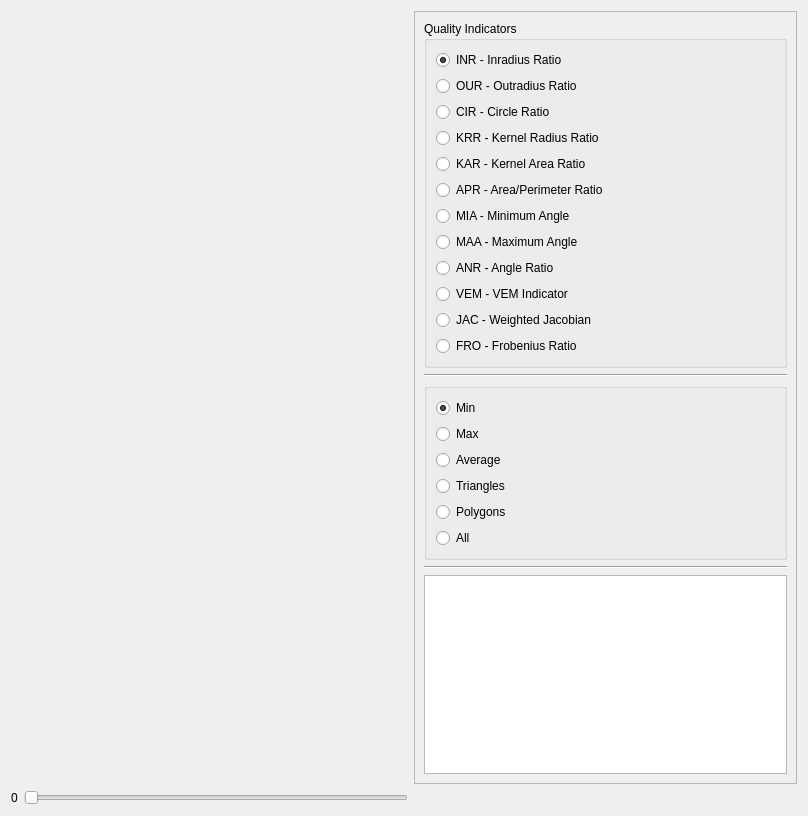
<?xml version="1.0" encoding="UTF-8"?>
<ui version="4.0">
 <class>MeshMetricsGraphicWidget</class>
 <widget class="QWidget" name="MeshMetricsGraphicWidget">
  <property name="geometry">
   <rect>
    <x>0</x>
    <y>0</y>
    <width>808</width>
    <height>816</height>
   </rect>
  </property>
  <property name="windowTitle">
   <string>Form</string>
  </property>
  <layout class="QGridLayout" name="gridLayout">
   <item row="2" column="1">
    <widget class="QSlider" name="mesh_metrics_slider">
     <property name="orientation">
      <enum>Qt::Horizontal</enum>
     </property>
    </widget>
   </item>
   <item row="1" column="2">
    <widget class="QFrame" name="frame">
     <property name="minimumSize">
      <size>
       <width>140</width>
       <height>0</height>
      </size>
     </property>
     <property name="maximumSize">
      <size>
       <width>600</width>
       <height>16777215</height>
      </size>
     </property>
     <property name="frameShape">
      <enum>QFrame::StyledPanel</enum>
     </property>
     <property name="frameShadow">
      <enum>QFrame::Raised</enum>
     </property>
     <layout class="QVBoxLayout" name="verticalLayout_3">
      <item>
       <widget class="QGroupBox" name="groupBox">
        <property name="title">
         <string>Quality Indicators</string>
        </property>
        <layout class="QVBoxLayout" name="verticalLayout_4">
         <item>
          <widget class="QRadioButton" name="inr_rb">
           <property name="text">
            <string>INR - Inradius Ratio</string>
           </property>
           <property name="checked">
            <bool>true</bool>
           </property>
          </widget>
         </item>
         <item>
          <widget class="QRadioButton" name="our_rb">
           <property name="text">
            <string>OUR - Outradius Ratio</string>
           </property>
          </widget>
         </item>
         <item>
          <widget class="QRadioButton" name="cir_rb">
           <property name="text">
            <string>CIR - Circle Ratio</string>
           </property>
          </widget>
         </item>
         <item>
          <widget class="QRadioButton" name="krr_rb">
           <property name="text">
            <string>KRR - Kernel Radius Ratio</string>
           </property>
          </widget>
         </item>
         <item>
          <widget class="QRadioButton" name="kar_rb">
           <property name="text">
            <string>KAR - Kernel Area Ratio</string>
           </property>
          </widget>
         </item>
         <item>
          <widget class="QRadioButton" name="apr_rb">
           <property name="text">
            <string>APR - Area/Perimeter Ratio</string>
           </property>
          </widget>
         </item>
         <item>
          <widget class="QRadioButton" name="mia_rb">
           <property name="text">
            <string>MIA - Minimum Angle</string>
           </property>
          </widget>
         </item>
         <item>
          <widget class="QRadioButton" name="maa_rb">
           <property name="text">
            <string>MAA - Maximum Angle</string>
           </property>
          </widget>
         </item>
         <item>
          <widget class="QRadioButton" name="anr_rb">
           <property name="text">
            <string>ANR - Angle Ratio</string>
           </property>
          </widget>
         </item>
         <item>
          <widget class="QRadioButton" name="vem_rb">
           <property name="text">
            <string>VEM - VEM Indicator</string>
           </property>
          </widget>
         </item>
         <item>
          <widget class="QRadioButton" name="jac_rb">
           <property name="text">
            <string>JAC - Weighted Jacobian</string>
           </property>
          </widget>
         </item>
         <item>
          <widget class="QRadioButton" name="fro_rb">
           <property name="text">
            <string>FRO - Frobenius Ratio</string>
           </property>
          </widget>
         </item>
        </layout>
       </widget>
      </item>
      <item>
       <widget class="Line" name="line">
        <property name="orientation">
         <enum>Qt::Horizontal</enum>
        </property>
       </widget>
      </item>
      <item>
       <widget class="QGroupBox" name="groupBox_2">
        <property name="title">
         <string/>
        </property>
        <layout class="QVBoxLayout" name="verticalLayout_5">
         <item>
          <widget class="QRadioButton" name="min_rb">
           <property name="text">
            <string>Min</string>
           </property>
           <property name="checked">
            <bool>true</bool>
           </property>
          </widget>
         </item>
         <item>
          <widget class="QRadioButton" name="max_rb">
           <property name="text">
            <string>Max</string>
           </property>
          </widget>
         </item>
         <item>
          <widget class="QRadioButton" name="avg_rb">
           <property name="text">
            <string>Average</string>
           </property>
          </widget>
         </item>
         <item>
          <widget class="QRadioButton" name="tri_rb">
           <property name="text">
            <string>Triangles</string>
           </property>
          </widget>
         </item>
         <item>
          <widget class="QRadioButton" name="poly_rb">
           <property name="text">
            <string>Polygons</string>
           </property>
          </widget>
         </item>
         <item>
          <widget class="QRadioButton" name="all_rb">
           <property name="text">
            <string>All</string>
           </property>
          </widget>
         </item>
        </layout>
       </widget>
      </item>
      <item>
       <widget class="Line" name="line_2">
        <property name="orientation">
         <enum>Qt::Horizontal</enum>
        </property>
       </widget>
      </item>
      <item>
       <widget class="QTextEdit" name="info_text"/>
      </item>
     </layout>
    </widget>
   </item>
   <item row="2" column="0">
    <widget class="QLabel" name="mesh_number_label">
     <property name="text">
      <string>0</string>
     </property>
     <property name="scaledContents">
      <bool>true</bool>
     </property>
     <property name="wordWrap">
      <bool>true</bool>
     </property>
     <property name="margin">
      <number>8</number>
     </property>
    </widget>
   </item>
   <item row="1" column="0" colspan="2">
    <widget class="cinolib::GLcanvas" name="mesh_metrics_canvas" native="true"/>
   </item>
  </layout>
 </widget>
 <customwidgets>
  <customwidget>
   <class>cinolib::GLcanvas</class>
   <extends>QWidget</extends>
   <header location="global">gui-opengl/glcanvas.h</header>
   <container>1</container>
  </customwidget>
 </customwidgets>
 <resources/>
 <connections/>
</ui>
